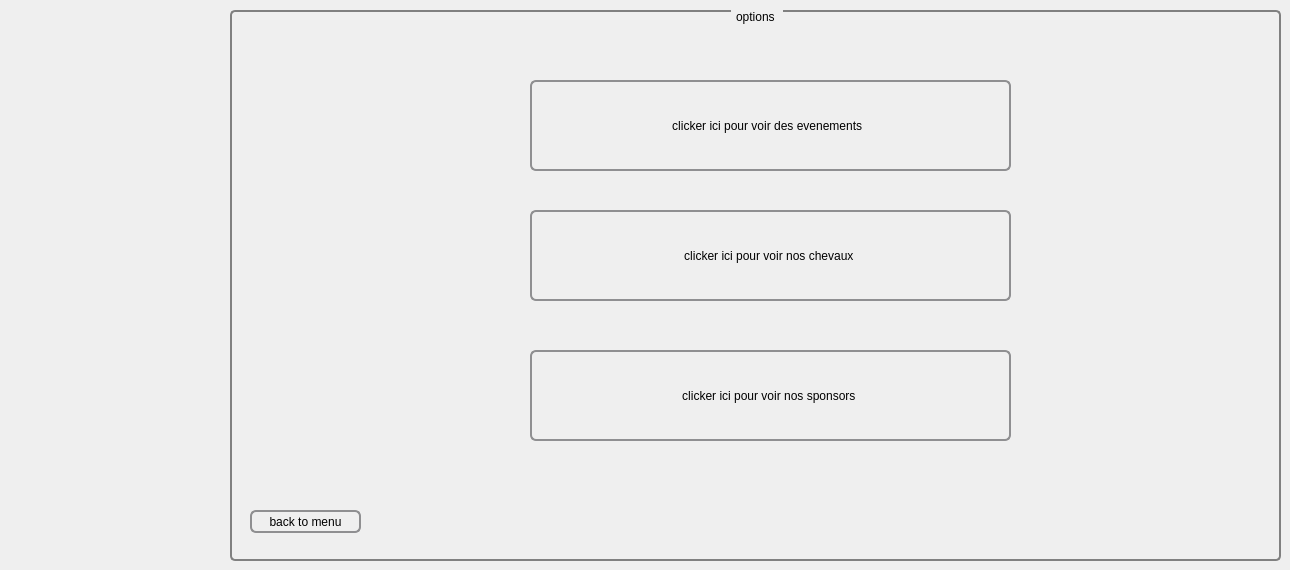
    <widget class="QWidget" name="page_6">
     <widget class="QGroupBox" name="groupBox_23">
      <property name="geometry">
       <rect>
        <x>230</x>
        <y>10</y>
        <width>1051</width>
        <height>551</height>
       </rect>
      </property>
      <property name="styleSheet">
       <string notr="true">QGroupBox {
    background-color: qlineargradient(x1: 0, y1: 0, x2: 0, y2: 1,
                                      stop: 0 #E0E0E0, stop: 1 #FFFFFF);
    border: 2px solid gray;
    border-radius: 5px;
    margin-top: 1ex; /* leave space at the top for the title */
}

QGroupBox::title {
    subcontrol-origin: margin;
    subcontrol-position: top center; /* position at the top center */
    padding: 0 3px;
    background-color: qlineargradient(x1: 0, y1: 0, x2: 0, y2: 1,
                                      stop: 0 #FF0ECE, stop: 1 #FFFFFF);
}</string>
      </property>
      <property name="title">
       <string>options </string>
      </property>
      <widget class="QPushButton" name="retour_menu">
       <property name="geometry">
        <rect>
         <x>20</x>
         <y>500</y>
         <width>111</width>
         <height>23</height>
        </rect>
       </property>
       <property name="styleSheet">
        <string notr="true">QPushButton {
    border: 2px solid #8f8f91;
    border-radius: 6px;
    background-color: qlineargradient(x1: 0, y1: 0, x2: 0, y2: 1,
                                      stop: 0 #f6f7fa, stop: 1 #dadbde);
    min-width: 80px;
}

QPushButton:pressed {
    background-color: qlineargradient(x1: 0, y1: 0, x2: 0, y2: 1,
                                      stop: 0 #dadbde, stop: 1 #f6f7fa);
}

QPushButton:flat {
    border: none; /* no border for a flat push button */
}

QPushButton:default {
    border-color: navy; /* make the default button prominent */
}
</string>
       </property>
       <property name="text">
        <string>back to menu</string>
       </property>
       <property name="icon">
        <iconset resource="imagee.qrc">
         <normaloff>:/back.png</normaloff>:/back.png</iconset>
       </property>
      </widget>
      <widget class="QPushButton" name="chevaux_vid">
       <property name="geometry">
        <rect>
         <x>300</x>
         <y>200</y>
         <width>481</width>
         <height>91</height>
        </rect>
       </property>
       <property name="styleSheet">
        <string notr="true">QPushButton {
    border: 2px solid #8f8f91;
    border-radius: 6px;
    background-color: qlineargradient(x1: 0, y1: 0, x2: 0, y2: 1,
                                      stop: 0 #f6f7fa, stop: 1 #dadbde);
    min-width: 80px;
}

QPushButton:pressed {
    background-color: qlineargradient(x1: 0, y1: 0, x2: 0, y2: 1,
                                      stop: 0 #dadbde, stop: 1 #f6f7fa);
}

QPushButton:flat {
    border: none; /* no border for a flat push button */
}

QPushButton:default {
    border-color: navy; /* make the default button prominent */
}

</string>
       </property>
       <property name="text">
        <string>clicker ici pour voir nos chevaux </string>
       </property>
      </widget>
      <widget class="QPushButton" name="evenements_vid">
       <property name="geometry">
        <rect>
         <x>300</x>
         <y>70</y>
         <width>481</width>
         <height>91</height>
        </rect>
       </property>
       <property name="styleSheet">
        <string notr="true">QPushButton {
    border: 2px solid #8f8f91;
    border-radius: 6px;
    background-color: qlineargradient(x1: 0, y1: 0, x2: 0, y2: 1,
                                      stop: 0 #f6f7fa, stop: 1 #dadbde);
    min-width: 80px;
}

QPushButton:pressed {
    background-color: qlineargradient(x1: 0, y1: 0, x2: 0, y2: 1,
                                      stop: 0 #dadbde, stop: 1 #f6f7fa);
}

QPushButton:flat {
    border: none; /* no border for a flat push button */
}

QPushButton:default {
    border-color: navy; /* make the default button prominent */
}
</string>
       </property>
       <property name="text">
        <string>clicker ici pour voir des evenements  </string>
       </property>
      </widget>
      <widget class="QPushButton" name="sponsors">
       <property name="geometry">
        <rect>
         <x>300</x>
         <y>340</y>
         <width>481</width>
         <height>91</height>
        </rect>
       </property>
       <property name="styleSheet">
        <string notr="true">QPushButton {
    border: 2px solid #8f8f91;
    border-radius: 6px;
    background-color: qlineargradient(x1: 0, y1: 0, x2: 0, y2: 1,
                                      stop: 0 #f6f7fa, stop: 1 #dadbde);
    min-width: 80px;
}

QPushButton:pressed {
    background-color: qlineargradient(x1: 0, y1: 0, x2: 0, y2: 1,
                                      stop: 0 #dadbde, stop: 1 #f6f7fa);
}

QPushButton:flat {
    border: none; /* no border for a flat push button */
}

QPushButton:default {
    border-color: navy; /* make the default button prominent */
}
</string>
       </property>
       <property name="text">
        <string>clicker ici pour voir nos sponsors </string>
       </property>
      </widget>
     </widget>
    </widget>
